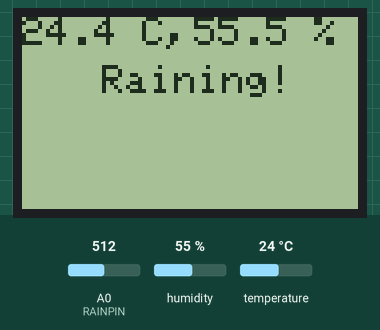
A sketch run on a simulated ESP8266 (NodeMCU). Parts: 84×48 one-colour display. The test bench sets the inputs (shaded band); at power-on: A0 (RAINPIN) = 512, humidity 55 %, temperature 24 °C. WiFi joins after 1.5 s; servers stay silent unless stated; network time is answered at once with the bench clock; the local clock reads 2024-03-15 10:24:30 at power-on unless the sketch sets it; what the sketch prints to the serial monitor is not drawn.

Above: at 1.7 s.
2.8 s: A0 (RAINPIN) set to 689
8.4 s: A0 (RAINPIN) set to 710
At 9.6 s:
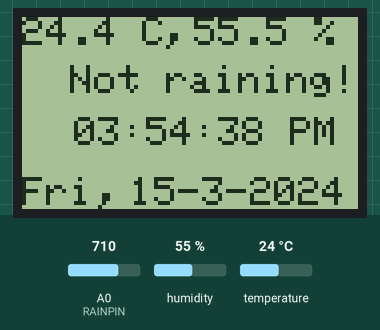
13.8 s: humidity set to 22 %
At 15.9 s:
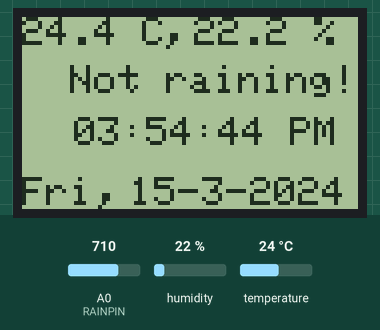
16.0 s: temperature set to 12 °C
At 18.0 s:
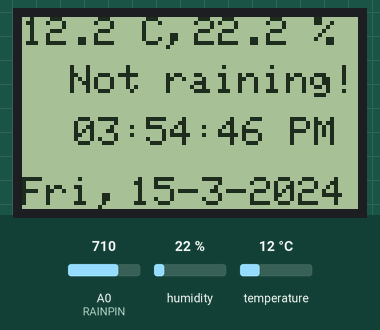
18.1 s: humidity set to 40 %
At 20.2 s:
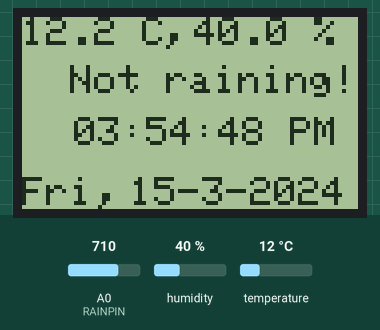
20.3 s: temperature set to 19 °C
At 22.6 s:
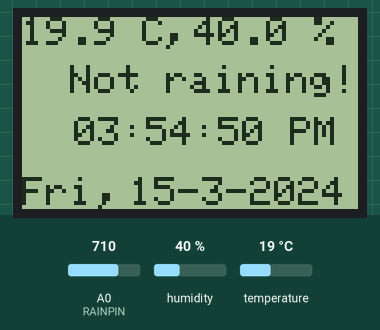
Timing chart, 0 to 23.4 s (numbered marks = the images above; inputs shaded):
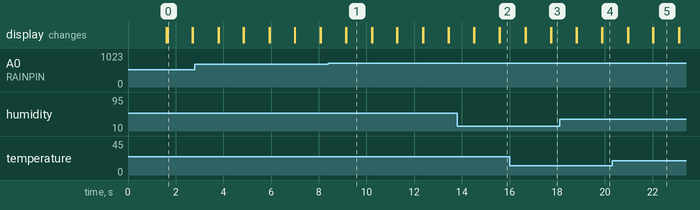

The sketch:

Weather_Stn_Clk.ino
```cpp
#include <Adafruit_PCD8544.h> //Library for Nokia 5110 LCD
#include <Adafruit_GFX.h> //Adafruit Graphics Library
#include <gfxfont.h>
#include <SPI.h> //For communication between NodeMCU and LCD
#include <DHT.h> // DHT11 temperature and humidity sensor Library
#include <Time.h>
#include <TimeLib.h>
#include <NTPClient.h> //Library for NTP Protocolj
#include <ESP8266WiFi.h>
#include <WiFiUdp.h>

#define DHTPIN D5      // DHTPIN : I have connected DHT11 Sensor to pin D5 (ie, GPIO0 of ESP8266
#define DHTTYPE DHT11  // We are using DHT11. (Can use DHT22.. or any other from this series)
#define RAINPIN A0     // FC-37 Analog Output pin is connected to A0

Adafruit_PCD8544 display = Adafruit_PCD8544(D4, D3, D2, D1, D0); // Nokia 5110 LCD module connections (CLK, DIN, D/C, CS, RST)
DHT dht = DHT(DHTPIN, DHTTYPE);   // DHT dht = DHT(DHTPIN,Sensor_type), "dht" is the name of the sensor (variable)

const char *ssid     = "SSID";
const char *password = "Password";
int DAY, MONTH, YEAR, SECONDS, HOURS ,MINUTES, WEEKDAY;
long int time_now; //Epoch Time
WiFiUDP ntpUDP;
NTPClient timeClient(ntpUDP);

void setup() {
  Serial.begin(9600); //Begin serial communication at a baud rate of 9600
  pinMode(RAINPIN, INPUT);
  dht.begin(); //Initialize the sensor
  WiFi.begin(ssid, password);
  display.begin(); //Initialize the display
  display.clearDisplay();
  display.setContrast(50); // Adjust for your display
  display.setTextColor(BLACK, WHITE);
  display.display();
  while ( WiFi.status() != WL_CONNECTED ) {
    delay ( 500 );
    Serial.print ( "." );
  }
  timeClient.begin();
}

void loop() {
  int h = dht.readHumidity();
  int tc = dht.readTemperature();
  float tf = dht.readTemperature(true);   // Get Temperature in F
  float hif = dht.computeHeatIndex(tf, h); // Heat index in F, Default
  float hic = dht.computeHeatIndex(tc, h, false);  // Heat index in C
  // This is just for the serial Monitor
  Serial.print("Humidity = ");
  Serial.print(h);
  Serial.print("% |");
  Serial.print("Temperature = ");
  Serial.print(tc);
  Serial.print("\xC2\xB0 C ie, ");    // Serial.print(" \xC2\xB0"); is used to print the degree symbol in the serial monitor
  Serial.print(tf);
  Serial.print("\xC2\xB0 F |");
  Serial.print("Heat index = ");
  Serial.print(hic);
  Serial.print("\xC2\xB0 C ie, ");
  Serial.print(hif);
  Serial.println("\xC2\xB0 F |");

  // To print Temperature (in Celcius)on LCD
  display.setCursor(0, 0); //(18,12); (35,0)
  display.printf("%02u.%1u C", (tc)%100, (tc)%10); // print degree symbol ( C ): %02u.%1u C
  display.setCursor(35, 0);
  display.printf(",");

  // To print humidity (in %) on LCD
  display.setCursor(43, 0); //(24, 40); (40, 10)
  display.printf("%02u.%1u %%", (h)%100, (h)%10); // print degree symbol ( % ): %02u.%1u %%
  display.display(); // To update the display

  //To print whether it is raining or not
  int raining = analogRead(RAINPIN);
  if(raining < 700){
    Serial.println("Water Detected!"); //Serial Monitor
    display.setCursor(20,12);
    display.printf("Raining!"); //LCD
    display.display();
  }
  else {
    Serial.println("No Water Detected!"); //Serial Monitor
    display.setCursor(12,12);
    display.printf("Not raining!"); //LCD
    display.display();
  }

  //Using the NTP Protocol
  timeClient.update();
  time_now = timeClient.getEpochTime() + (19800); //5 hours 30 minutes = 19800s (India is GMT+5:30)
  DAY = day(time_now);
  MONTH = month(time_now);
  YEAR = year(time_now);
  HOURS = hourFormat12(time_now);
  MINUTES = minute(time_now);
  SECONDS = second(time_now);
  WEEKDAY = weekday(time_now);
  LCD_DISPLAY(String(DAY), String(MONTH), String(YEAR));
  delay(1000);
}
void LCD_DISPLAY(String DAY, String MONTH, String YEAR)
{
  display.clearDisplay();
  display.setTextSize(1);
  display.setTextColor(BLACK);
  display.setCursor(13,25); //(0,5)
  if (HOURS > 9){
    if(isPM(time_now))
        display.println(String(HOURS) + ":" + String(MINUTES) + ":" + String(SECONDS) + " " + "PM");
    else
        display.println(String(HOURS) + ":" + String(MINUTES) + ":" + String(SECONDS) + " " + "AM");
  }
  else if (HOURS < 10){
    if(isPM(time_now))
        display.println("0" + String(HOURS) + ":" + String(MINUTES) + ":" + String(SECONDS) + " " + "PM");
    else
        display.println("0" + String(HOURS) + ":" + String(MINUTES) + ":" + String(SECONDS) + " " + "AM");
  }
  display.setCursor(0, 40);
  //Printing the weekday
  switch(WEEKDAY)
  {
    case 1:  display.println("Sun,"); break;
    case 2:  display.println("Mon,"); break;
    case 3:  display.println("Tue,"); break;
    case 4:  display.println("Wed,"); break;
    case 5:  display.println("Thu,"); break;
    case 6:  display.println("Fri,"); break;
    default: display.println("Sat,");
  }
  display.setCursor(27, 40);
  display.println(DAY + "-" + MONTH + "-" + YEAR);
}
```

Measured:
- the behaviour switches between 699 and 700 on A0 (RAINPIN) (found by bisection; images 0 and 1)
- after the input at 8.4 s, the display: first differs from a run without the input after 0.75 s (image 1)
- what the display in image 0 shows lasts 1.0 s, from 1.7 s to 2.7 s
- what the display in image 1 shows lasts 1.1 s, from 9.1 s to 10.2 s
